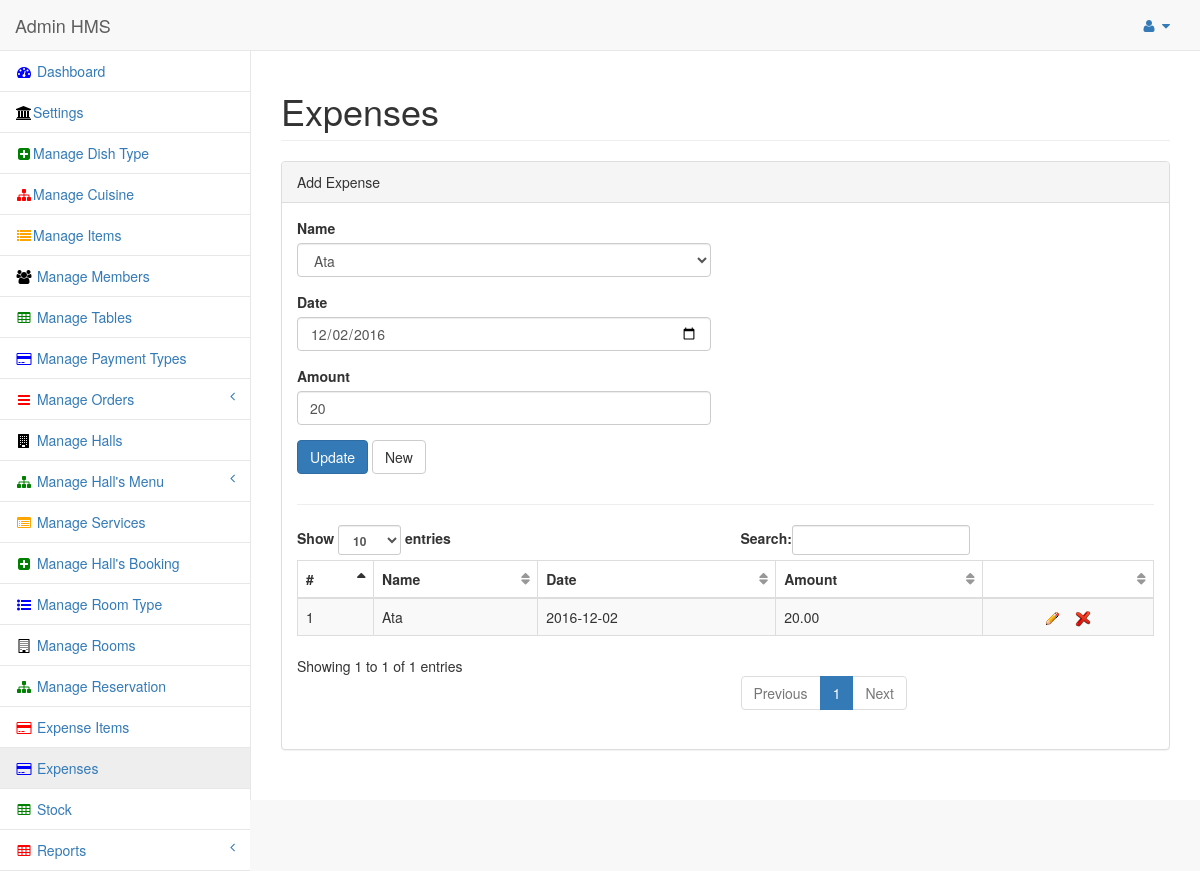
Screenshot of /admin/panel/expenses.php?exp_id=1 (signed in) with the database file from the repository.
### tables this page shows
CREATE TABLE IF NOT EXISTS `expenses` (
  `exp_id` int(11) NOT NULL AUTO_INCREMENT,
  `exp_date` date NOT NULL,
  `exp_amount` float NOT NULL,
  `exp_status` int(11) NOT NULL DEFAULT '0',
  `ei_id` int(11) NOT NULL,
  PRIMARY KEY (`exp_id`)
);

CREATE TABLE IF NOT EXISTS `exp_items` (
  `ei_id` int(11) NOT NULL AUTO_INCREMENT,
  `ei_name` text NOT NULL,
  `ei_status` int(11) NOT NULL DEFAULT '0',
  PRIMARY KEY (`ei_id`)
);

### functions.php (called while the page is built, shortened)
<?php
function get_title($mode,$text){
switch($mode)
{
case exp_item: $sql2 = "select ei_name title from exp_items where ei_id ='$text'"; break;
}
$result = mysql_query($sql2);
$rows = mysql_fetch_assoc($result);
$title	= $rows["title"];
return $title;
}
?>

### admin/panel/expenses.php (the view, shortened to what this page needs)
<?php include("../../conn/db.php");
	if(isset($_GET["exp_id"]))
	{
		$insertSQL = "SELECT * FROM expenses where exp_id = '".$_GET["exp_id"]."' and exp_status = 0";
		$Result1 = mysql_query($insertSQL, $dbconfig) or die(mysql_error());
		$row = mysql_fetch_assoc($Result1);
		$exp_date = $row["exp_date"];
		$exp_amount = $row["exp_amount"];
		$ei_id = $row["ei_id"];
	}
?>
<!DOCTYPE html>
<html lang="en">
<head>
    <?php include("header.php"); ?>
</head>
<body>
    <div id="wrapper">
        <nav class="navbar navbar-default navbar-static-top" role="navigation" style="margin-bottom: 0">
            <div class="navbar-header">
                <a class="navbar-brand" href="index.php">Admin HMS</a>
            </div>
           <?php include("topbar.php") ?>
		<?php include("sidebar.php"); ?>
        </nav>
        <div id="page-wrapper">
            <div class="row">
                <div class="col-lg-12">
                    <h1 class="page-header">Expenses</h1>
                </div>
            </div>
            <div class="row">
                <div class="col-lg-12">
                    <div class="panel panel-default">
                        <div class="panel-heading">
                            Add Expense
                        </div>
                        <div class="panel-body">
                            <div class="row">
                                <div class="col-lg-6">
                                    <form role="form" method="post" id="userForm">
                                        <div class="form-group">
                                            <label>Name</label>
                                               <select name="ei_id" class="form-control" required>
											<?php
			$qry = "SELECT * FROM exp_items where ei_status = 0 order by ei_name";
		$results = mysql_query($qry);
		while($rowsu = mysql_fetch_assoc($results))
		{
											?>
				<option value="<?php echo $rowsu["ei_id"]; ?>" <?php if($ei_id==$rowsu["ei_id"]){ echo "selected";} ?>><?php echo $rowsu["ei_name"]; ?></option>
		<?php
		}
		?>
											</select>
                                        </div>
										<div class="form-group">
                                            <label>Date</label>
                                            <input class="form-control" type="date" name="exp_date" value="<?php echo $exp_date; ?>">
                                        </div>
										<div class="form-group">
                                            <label>Amount</label>
                                            <input class="form-control" type="text" name="exp_amount" value="<?php echo $exp_amount; ?>">
                                        </div>
                                       <?php if(isset($_GET["exp_id"]))
										{ ?>
                                        <button type="submit" class="btn btn-primary">Update </button>
										<a href="expenses.php" class="btn btn-default">  New  </a>
										<?php } else { ?>
                                        <button type="submit" class="btn btn-success">Insert </button>
										<a href="expenses.php" class="btn btn-default">  New  </a>
										<?php } ?>
									</form>
                                </div>
                            </div>
							<hr>
						<div id="txtHint" style="margin-top:20px;">
							<?php include("view_expenses.php"); ?>
							</div>
                        </div>
                    </div>
                </div>
            </div>
        </div>
    </div>
</body>
</html>

### admin/panel/view_expenses.php (shortened to what this page needs)
<?php require_once('../../conn/db.php');
 require_once('../../functions.php'); ?>
							<div class="dataTable_wrapper">
                                <table class="table table-striped table-bordered table-hover" id="dataTables-example">
                                    <thead>
                                        <tr>
                                            <th>#</th>
                                            <th>Name</th>
                                            <th>Date</th>
                                            <th>Amount</th>
                                            <th width="20%"> </th>
                                        </tr>
                                    </thead>
                                    <tbody>
									                 <?php
				if(isset($_GET["exp_id"]))
				{
				$insertSQL = "SELECT * FROM expenses where exp_id='".$_GET["exp_id"]."' and exp_status=0";
				}
				else
				{
				$insertSQL = "SELECT * FROM expenses where exp_status=0";
				}
				$Result1 = mysql_query($insertSQL, $dbconfig) or die(mysql_error());
				while($row = mysql_fetch_assoc($Result1))
				{
				$exp_id = $row["exp_id"];
				$ei_id = $row["ei_id"];
				$exp_amount = $row["exp_amount"];
				$exp_date = $row["exp_date"];
				?>
                                        <tr class="odd gradeX">
                                            <td><?php echo $mc = $mc + 1; ?></td>
                                            <td><?php echo get_title(exp_item,$ei_id); ?></td>
                                            <td><?php echo $exp_date; ?></td>
                                            <td><?php echo number_format($exp_amount,2); ?></td>
                                            <td align="center"><a href="expenses.php?exp_id=<?php echo $exp_id; ?>" title="Edit"> <img src="img/edit.gif" alt="HMS" /></a>
											<a href="#" class="delete_class<?php echo $exp_id; ?>" id="confirm<?php echo $exp_id; ?>" value="<?php echo $exp_id; ?>"  title="Delete" > <img src="img/delete.png" alt="HMS" /></a>
											</td>
										</tr>
				<?php } ?>
                                     </tbody>
                                </table>
                            </div>

### lobibox-master/demo/demo.css (style rules this page uses)
.btn { margin-bottom: 10px; }

### rows the page displays
expenses: ei_id "Ata", exp_date "12/02/2016", exp_amount "20", ei.ei_name "Ata", exp_date "2016-12-02", exp_amount "20.00"
